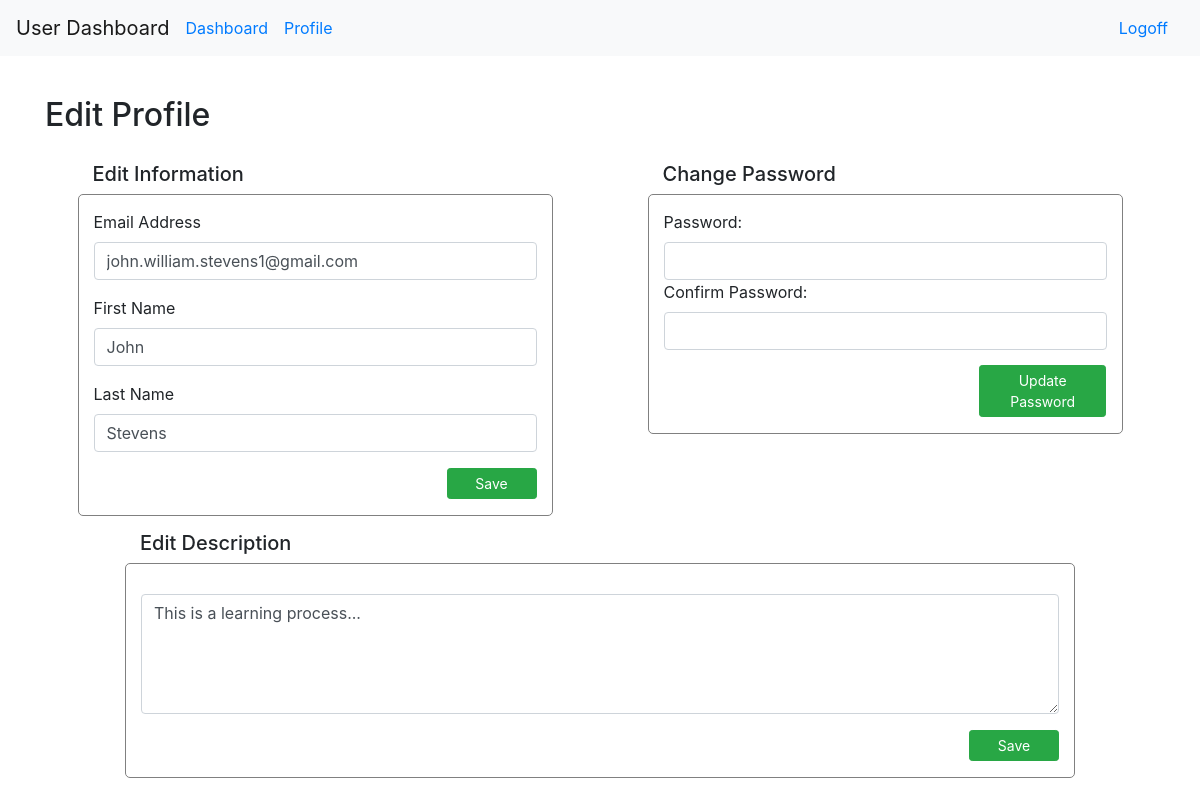
The page /dashboard/profile (signed in) on the database its author committed.
### login_and_registration_app/models.py (models this page shows)
class User(models.Model):
    first_name = models.CharField(max_length=255)
    last_name = models.CharField(max_length=255)
    email = models.CharField(max_length=255)
    level = models.IntegerField(default=1)
    description = models.TextField(null=True)
    password = models.CharField(max_length=45)
    created_at = models.DateTimeField(auto_now_add=True)
    updated_at = models.DateTimeField(auto_now=True)
    objects = UserManager()

### dashboard_app/views.py (the view)
# urls.py: path("/profile", views.load_profile),
def load_profile(request, errors=None):
    user = User.objects.filter(id=int(request.session["user_id"]))[0]
    context = {
        "user": user,
        "profile": user,
        "errors": errors,
    }
    print(errors)
    return render(request, "profile.html", context)

### dashboard_app/templates/profile.html (shortened to what this page needs)
<!doctype html>
<html lang="en">
  <head>
    {% load static %}
    <link rel="stylesheet" type="text/css" href="{% static 'bootstrap.css' %}">
  </head>
  <body>
    <nav class="navbar navbar-expand navbar-light bg-light">
      <a class="navbar-brand" href="/">User Dashboard</a>
      <div class="collapse navbar-collapse" id="navbarSupportedContent">
        <a class="navbar-nav mr-sm-0 nav-link" href="/dashboard">Dashboard</a>
        <a class="navbar-nav mr-auto nav-link" href="/dashboard/profile">Profile</a>
      {% if request.session.user_id == None %}
        <a class="navbar-nav mr-sm-0 nav-link" href="/signin">Signin</a>
      {% else %}
        <a class="navbar-nav mr-sm-0 nav-link" href="/logoff">Logoff</a>
      {% endif %}
      </div>
    </nav>
    <div class="container">
      <div class="row top_row">
        <div class="col-6 col-md-8">
      {% if user.level != 9%}
          <h2>Edit Profile</h2>
        </div>
      {% endif %}
      </div>
      <div class="row">
        <div class="col-6">
          <div class="row">
            <div class="col-10 offset-1">
              <h5>Edit Information</h5>
            </div>
          </div>
          <div class="row">
            <div class="col-10 offset-1 content">
              <form action="/dashboard/update/{{profile.id}}" method="post">
                <div class="form-group">
                  <label>Email Address</label>
                  <input type="text" class="form-control" name="email" value={{profile.email}}>
                </div>
                <div class="form-group">
                  <label>First Name</label>
                  <input type="text" class="form-control" name="first_name" value={{profile.first_name}}>
                </div>
                <div class="form-group">
                  <label>Last Name</label>
                  <input type="text" class="form-control" name="last_name" value={{profile.last_name}}>
                </div>
                <div class="form-group text-right">
                  <button class="btn btn-success btn-sm">Save</button>
                </div>
              </form>
            </div>
          </div>
        </div>
        <div class="col-6">
          <div class="row">
            <div class="col-10 offset-1">
              <h5>Change Password</h5>
            </div>
          </div>
          <div class="row">
            <div class="col-10 offset-1 content">
              <form action="/dashboard/update/{{profile.id}}" method="post">
                <div class="from-group">
                  <label>Password:</label>
                  <input type="text" class="form-control" name="password">
                </div>
                <div class="from-group">
                  <label>Confirm Password:</label>
                  <input type="text" class="form-control" name="pw_confirm">
                </div>
                <div class="form-group row">
                  <div class="col-10 offset-2 col-sm-9 offset-sm-3 col-md-7 offset-md-5 col-lg-5 offset-lg-7 col-xl-4 offset-xl-8 text-right">
                    <button class="btn btn-success btn-sm btn-block" id="update_button">Update Password</button>
                  </div>
                </div>
              </form>
            </div>
          </div>
        </div>
      </div>
      {% if profile.id == user.id %}
      <div class="row bottom_row">
        <div class="col-12">
          <div class="row">
            <div class="col-10 offset-1">
              <h5>Edit Description</h5>
            </div>
          </div>
          <div class="row">
            <div class="col-10 offset-1 content">
              <form action="/dashboard/update/{{profile.id}}" method="post">
                <div class="form-group">
                  <textarea class="form-control" name="description">{{profile.description}}</textarea>
                </div>
                <div class="form-group text-right">
                  <button class="btn btn-success btn-sm">Save</button>
                </div>
              </form>
            </div>
          </div>
        </div>
      </div>
      {% endif %}
    </div>
  </body>
</html>

### dashboard_app/templates/profile.html (style rules this page uses)
.top_row { margin-top: 40px; margin-bottom: 20px; }
button { width: 90px; }
#update_button { margin-top: 15px; }
.content { padding-top: 15px; border: 1px solid grey; border-radius: 5px; }
.bottom_row { margin-top: 15px; }
textarea { margin-top: 15px; min-height: 120px; max-height: 150px; overflow: auto; }

### rows shown on the page
User: email "john.william.stevens1@gmail.com", first_name "John", last_name "Stevens", description "This is a learning process..."
